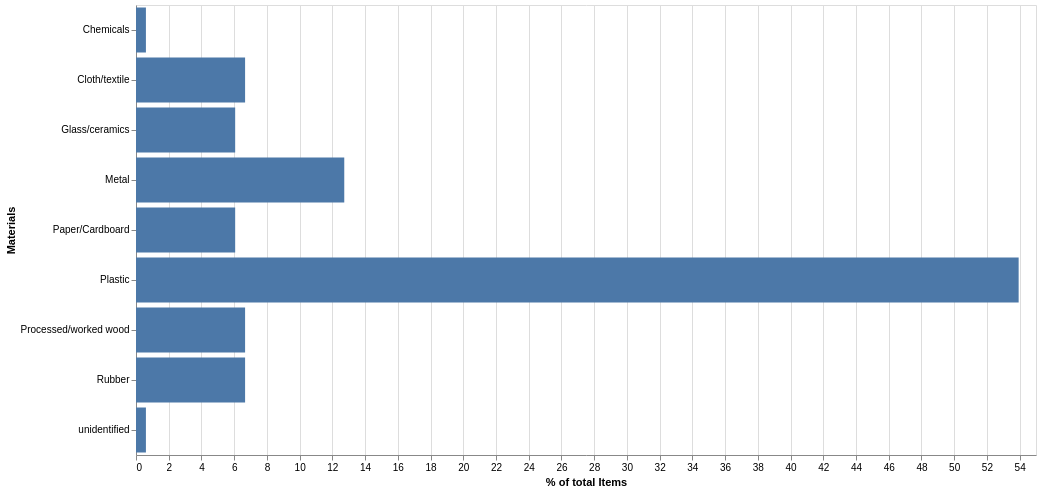

Write the Vega-Lite specification saved for this chart.
### Vega-Lite specification from a JSON file in a GitHub repository (floating-point values rounded to 4 significant figures)
{"$schema": "https://vega.github.io/schema/vega-lite/v5.json", "data": {"values": [{"Materials": "Plastic", "Time": 89}, {"Materials": "Metal", "Time": 21}, {"Materials": "Cloth/textile", "Time": 11}, {"Materials": "Processed/worked wood", "Time": 11}, {"Materials": "Paper/Cardboard", "Time": 10}, {"Materials": "Rubber", "Time": 11}, {"Materials": "Glass/ceramics", "Time": 10}, {"Materials": "Chemicals", "Time": 1}, {"Materials": "unidentified", "Time": 1}]}, "transform": [{"window": [{"op": "sum", "field": "Time", "as": "TotalTime"}], "frame": [null, null]}, {"calculate": "datum.Time/datum.TotalTime * 100", "as": "PercentOfTotal"}], "width": 900, "height": {"step": 50}, "mark": {"type": "bar", "tooltip": {"content": "encoding"}}, "encoding": {"y": {"field": "Materials", "type": "nominal"}, "x": {"field": "PercentOfTotal", "type": "quantitative", "format": ".2f", "title": "% of total Items"}}}
